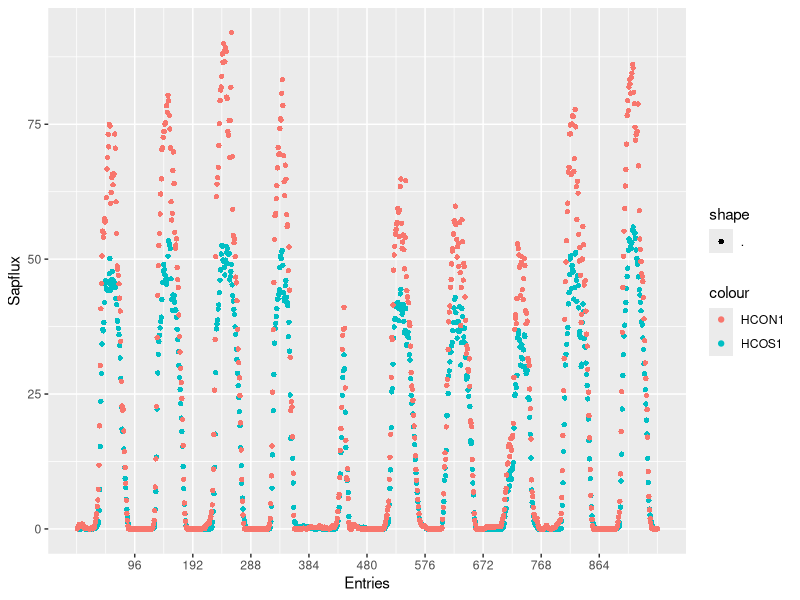
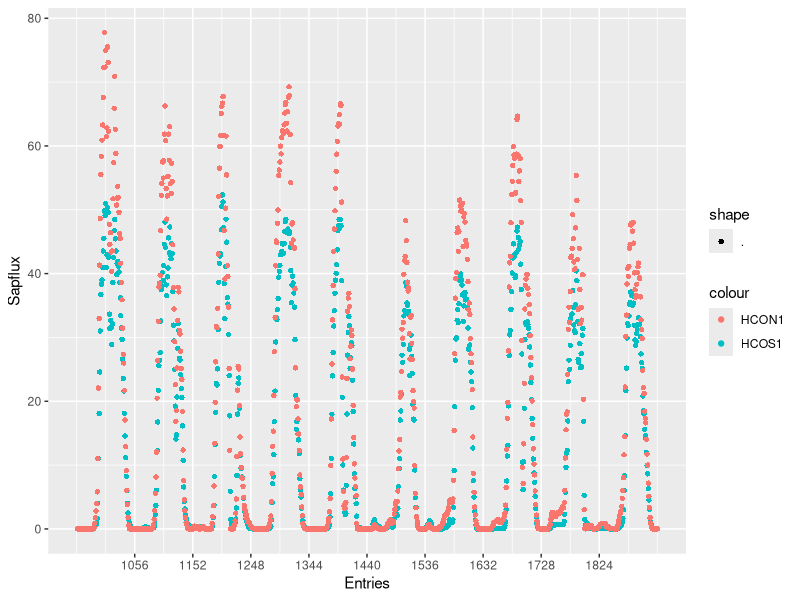
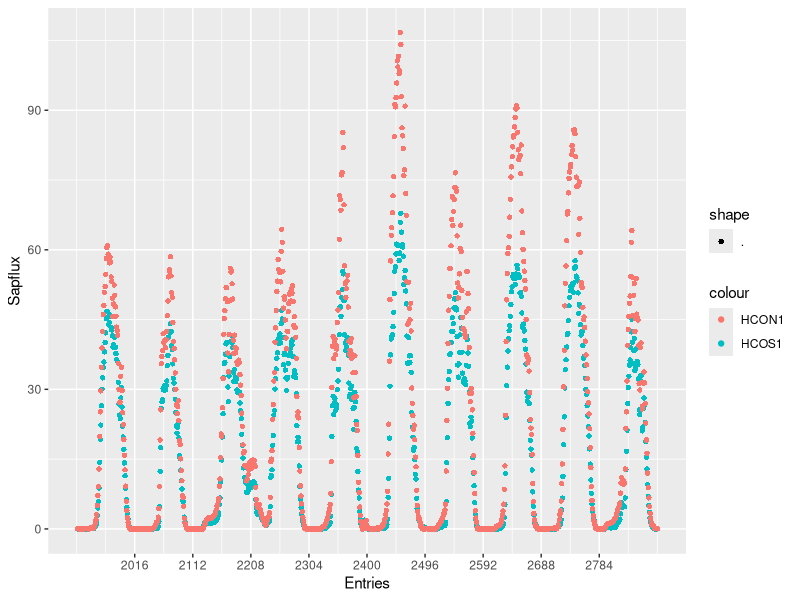
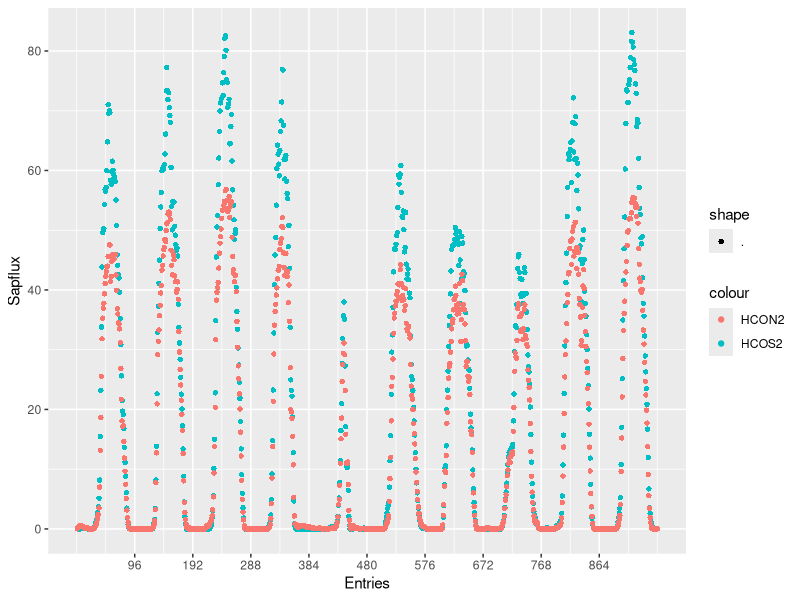
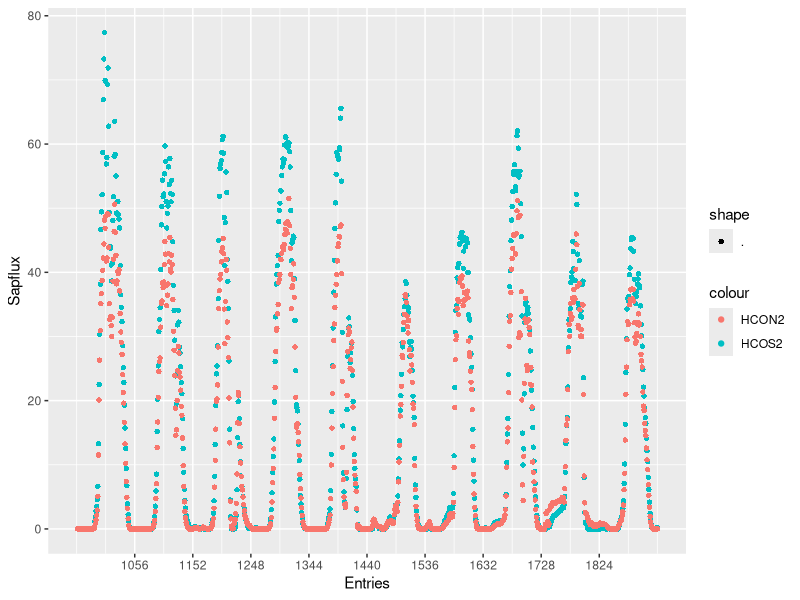
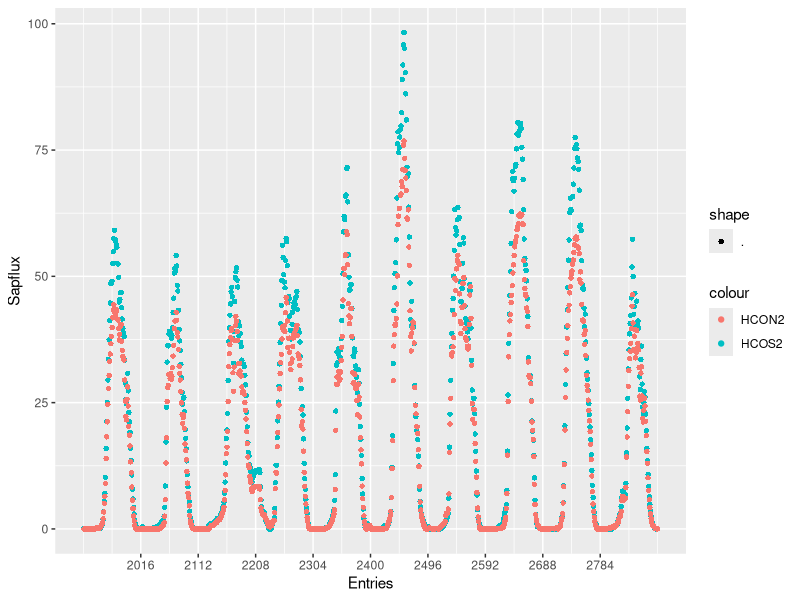
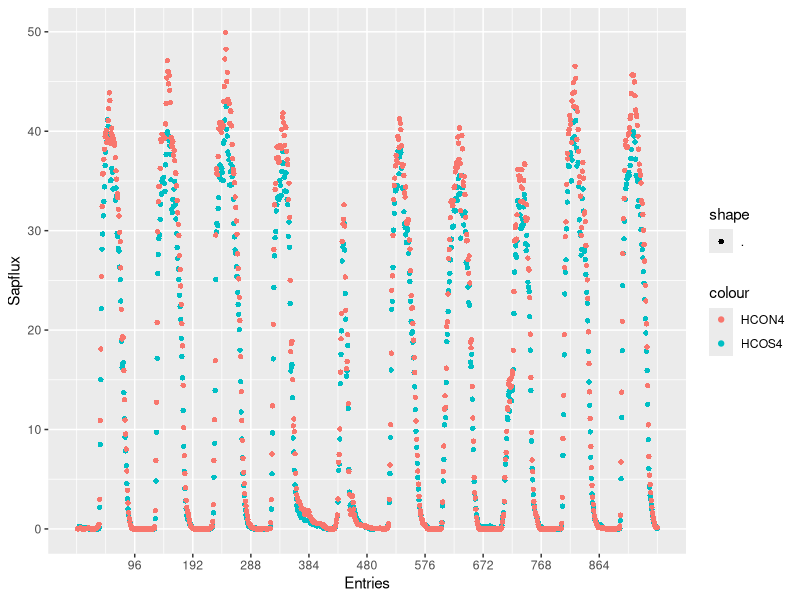
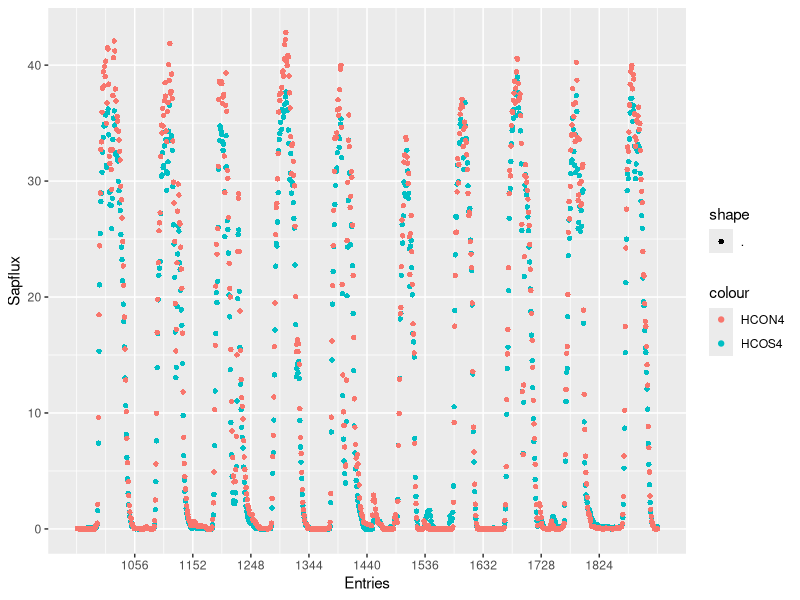

These figures' R source, in order: (Note: this script raises an error after producing the figures.)
## ---- chunk 1
knitr::opts_chunk$set(echo = TRUE)
library("dplyr")
library("tidyverse")
library("lubridate")

getwd()
raw1<-read.csv("../Data/Processed/KtoSap/Sap1.csv")
raw2<-read.csv("../Data/Processed/KtoSap/Sap2.csv")
raw3<-read.csv("../Data/Processed/KtoSap/Sap3.csv")
raw4<-read.csv("../Data/Processed/KtoSap/Sap4.csv")

## ---- chunk 2
raw1$Date<-as.Date(raw1$Date, format = "%m/%d/%Y")
raw2$Date<-as.Date(raw2$Date, format = "%m/%d/%Y")
raw3$Date<-as.Date(raw3$Date, format = "%m/%d/%Y")
raw4$Date<-as.Date(raw4$Date, format = "%m/%d/%Y")

raw1<-raw1%>%mutate_if(is.character, as.numeric)
raw2<-raw2%>%mutate_if(is.character, as.numeric)
raw3<-raw3%>%mutate_if(is.character, as.numeric)
raw4<-raw4%>%mutate_if(is.character, as.numeric)
## ---- chunk 3
S1.f10<-raw1[1:960,]
S1.s10<-raw1[961:1920,]
S1.t10<-raw1[1921:2880,]

HCO1.1<-ggplot(S1.f10, aes(Index))+
  scale_x_continuous(breaks = c(96,192,288,384,480,576,672,768,864))+
  geom_point(aes(y=HCOS1, color = "HCOS1",shape = "."))+
  geom_point(aes(y=HCON1, color = "HCON1",shape = "."))+
  #geom_point(aes(y=VPD*30, color = "VPD", shape = "."))+
  xlab("Entries")+ylab("Sapflux")
HCO1.1
ggsave("../Data/Plots/NS/S1/HCO1.1.jpg", HCO1.1, height = 2, width = 45, units = "in", dpi = 500)

HCO1.2<-ggplot(S1.s10, aes(Index))+
  scale_x_continuous(breaks = c(1056,1152,1248,1344,1440,1536,1632,1728,1824))+
  geom_point(aes(y=HCOS1, color = "HCOS1",shape = "."))+
  geom_point(aes(y=HCON1, color = "HCON1",shape = "."))+
  #geom_point(aes(y=VPD*30, color = "VPD", shape = "."))+
  xlab("Entries")+ylab("Sapflux")
HCO1.2
ggsave("../Data/Plots/NS/S1/HCO1.2.jpg", HCO1.2, height = 2, width = 45, units = "in", dpi = 500)

HCO1.3<-ggplot(S1.t10, aes(Index))+
  scale_x_continuous(breaks = c(2016,2112,2208,2304,2400,2496,2592,2688,2784))+
  geom_point(aes(y=HCOS1, color = "HCOS1",shape = "."))+
  geom_point(aes(y=HCON1, color = "HCON1",shape = "."))+
  #geom_point(aes(y=VPD*30, color = "VPD", shape = "."))+
  xlab("Entries")+ylab("Sapflux")
HCO1.3
ggsave("../Data/Plots/NS/S1/HCO1.3.jpg", HCO1.3, height = 2, width = 45, units = "in", dpi = 500)




HCO2.1<-ggplot(S1.f10, aes(Index))+
  scale_x_continuous(breaks = c(96,192,288,384,480,576,672,768,864))+
  geom_point(aes(y=HCOS2, color = "HCOS2",shape = "."))+
  geom_point(aes(y=HCON2, color = "HCON2",shape = "."))+
  #geom_point(aes(y=VPD*30, color = "VPD", shape = "."))+
  xlab("Entries")+ylab("Sapflux")
HCO2.1
ggsave("../Data/Plots/NS/S1/HCO2.1.jpg", HCO2.1, height = 2, width = 45, units = "in", dpi = 500)

HCO2.2<-ggplot(S1.s10, aes(Index))+
  scale_x_continuous(breaks = c(1056,1152,1248,1344,1440,1536,1632,1728,1824))+
  geom_point(aes(y=HCOS2, color = "HCOS2",shape = "."))+
  geom_point(aes(y=HCON2, color = "HCON2",shape = "."))+
  #geom_point(aes(y=VPD*30, color = "VPD", shape = "."))+
  xlab("Entries")+ylab("Sapflux")
HCO2.2
ggsave("../Data/Plots/NS/S1/HCO2.2.jpg", HCO2.2, height = 2, width = 45, units = "in", dpi = 500)

HCO2.3<-ggplot(S1.t10, aes(Index))+
  scale_x_continuous(breaks = c(2016,2112,2208,2304,2400,2496,2592,2688,2784))+
  geom_point(aes(y=HCOS2, color = "HCOS2",shape = "."))+
  geom_point(aes(y=HCON2, color = "HCON2",shape = "."))+
  #geom_point(aes(y=VPD*30, color = "VPD", shape = "."))+
  xlab("Entries")+ylab("Sapflux")
HCO2.3
ggsave("../Data/Plots/NS/S1/HCO2.3.jpg", HCO2.3, height = 2, width = 45, units = "in", dpi = 500)



HCO4.1<-ggplot(S1.f10, aes(Index))+
  scale_x_continuous(breaks = c(96,192,288,384,480,576,672,768,864))+
  geom_point(aes(y=HCOS4, color = "HCOS4",shape = "."))+
  geom_point(aes(y=HCON4, color = "HCON4",shape = "."))+
  #geom_point(aes(y=VPD*30, color = "VPD", shape = "."))+
  xlab("Entries")+ylab("Sapflux")
HCO4.1
ggsave("../Data/Plots/NS/S1/HCO4.1.jpg", HCO4.1, height = 2, width = 45, units = "in", dpi = 500)

HCO4.2<-ggplot(S1.s10, aes(Index))+
  scale_x_continuous(breaks = c(1056,1152,1248,1344,1440,1536,1632,1728,1824))+
  geom_point(aes(y=HCOS4, color = "HCOS4",shape = "."))+
  geom_point(aes(y=HCON4, color = "HCON4",shape = "."))+
  #geom_point(aes(y=VPD*30, color = "VPD", shape = "."))+
  xlab("Entries")+ylab("Sapflux")
HCO4.2
ggsave("../Data/Plots/NS/S1/HCO4.2.jpg", HCO4.2, height = 2, width = 45, units = "in", dpi = 500)

HCO4.3<-ggplot(S1.t10, aes(Index))+
  scale_x_continuous(breaks = c(2016,2112,2208,2304,2400,2496,2592,2688,2784))+
  geom_point(aes(y=HCOS4, color = "HCOS4",shape = "."))+
  geom_point(aes(y=HCON4, color = "HCON4",shape = "."))+
  #geom_point(aes(y=VPD*30, color = "VPD", shape = "."))+
  xlab("Entries")+ylab("Sapflux")
HCO4.3
ggsave("../Data/Plots/NS/S1/HCO4.3.jpg", HCO4.3, height = 2, width = 45, units = "in", dpi = 500)


HCO6.1<-ggplot(S1.f10, aes(Index))+
  scale_x_continuous(breaks = c(96,192,288,384,480,576,672,768,864))+
  geom_point(aes(y=HCOS6, color = "HCOS6",shape = "."))+
  geom_point(aes(y=HCON6, color = "HCON6",shape = "."))+
  #geom_point(aes(y=VPD*30, color = "VPD", shape = "."))+
  xlab("Entries")+ylab("Sapflux")
HCO6.1
ggsave("../Data/Plots/NS/S1/HCO6.1.jpg", HCO6.1, height = 2, width = 45, units = "in", dpi = 500)

HCO6.2<-ggplot(S1.s10, aes(Index))+
  scale_x_continuous(breaks = c(1056,1152,1248,1344,1440,1536,1632,1728,1824))+
  geom_point(aes(y=HCOS6, color = "HCOS6",shape = "."))+
  geom_point(aes(y=HCON6, color = "HCON6",shape = "."))+
  #geom_point(aes(y=VPD*30, color = "VPD", shape = "."))+
  xlab("Entries")+ylab("Sapflux")
HCO6.2
ggsave("../Data/Plots/NS/S1/HCO6.2.jpg", HCO6.2, height = 2, width = 45, units = "in", dpi = 500)

HCO6.3<-ggplot(S1.t10, aes(Index))+
  scale_x_continuous(breaks = c(2016,2112,2208,2304,2400,2496,2592,2688,2784))+
  geom_point(aes(y=HCOS6, color = "HCOS6",shape = "."))+
  geom_point(aes(y=HCON6, color = "HCON6",shape = "."))+
  #geom_point(aes(y=VPD*30, color = "VPD", shape = "."))+
  xlab("Entries")+ylab("Sapflux")
HCO6.3
ggsave("../Data/Plots/NS/S1/HCO6.3.jpg", HCO6.3, height = 2, width = 45, units = "in", dpi = 500)


HCO8.1<-ggplot(S1.f10, aes(Index))+
  scale_x_continuous(breaks = c(96,192,288,384,480,576,672,768,864))+
  geom_point(aes(y=HCOS8, color = "HCOS8",shape = "."))+
  geom_point(aes(y=HCON8, color = "HCON8",shape = "."))+
  #geom_point(aes(y=VPD*30, color = "VPD", shape = "."))+
  xlab("Entries")+ylab("Sapflux")
HCO8.1
ggsave("../Data/Plots/NS/S1/HCO8.1.jpg", HCO8.1, height = 2, width = 45, units = "in", dpi = 500)

HCO8.2<-ggplot(S1.s10, aes(Index))+
  scale_x_continuous(breaks = c(1056,1152,1248,1344,1440,1536,1632,1728,1824))+
  geom_point(aes(y=HCOS8, color = "HCOS8",shape = "."))+
  geom_point(aes(y=HCON8, color = "HCON8",shape = "."))+
  #geom_point(aes(y=VPD*30, color = "VPD", shape = "."))+
  xlab("Entries")+ylab("Sapflux")
HCO8.2
ggsave("../Data/Plots/NS/S1/HCO8.2.jpg", HCO8.2, height = 2, width = 45, units = "in", dpi = 500)

HCO8.3<-ggplot(S1.t10, aes(Index))+
  scale_x_continuous(breaks = c(2016,2112,2208,2304,2400,2496,2592,2688,2784))+
  geom_point(aes(y=HCOS8, color = "HCOS8",shape = "."))+
  geom_point(aes(y=HCON8, color = "HCON8",shape = "."))+
  #geom_point(aes(y=VPD*30, color = "VPD", shape = "."))+
  xlab("Entries")+ylab("Sapflux")
HCO8.3
ggsave("../Data/Plots/NS/S1/HCO8.3.jpg", HCO8.3, height = 2, width = 45, units = "in", dpi = 500)
## ---- chunk 4
LOO10.1<-ggplot(S1.f10, aes(Index))+
  scale_x_continuous(breaks = c(96,192,288,384,480,576,672,768,864))+
  geom_point(aes(y=LOOS10, color = "LOOS10",shape = "."))+
  geom_point(aes(y=LOON10, color = "LOON10",shape = "."))+
  #geom_point(aes(y=VPD*30, color = "VPD", shape = "."))+
  xlab("Entries")+ylab("Sapflux")
LOO10.1
ggsave("../Data/Plots/NS/S1/LOO10.1.jpg", LOO10.1, height = 2, width = 45, units = "in", dpi = 500)

LOO10.2<-ggplot(S1.s10, aes(Index))+
  scale_x_continuous(breaks = c(1056,1152,1248,1344,1440,1536,1632,1728,1824))+
  geom_point(aes(y=LOOS10, color = "LOOS10",shape = "."))+
  geom_point(aes(y=LOON10, color = "LOON10",shape = "."))+
  #geom_point(aes(y=VPD*30, color = "VPD", shape = "."))+
  xlab("Entries")+ylab("Sapflux")
LOO10.2
ggsave("../Data/Plots/NS/S1/LOO10.2.jpg", LOO10.2, height = 2, width = 45, units = "in", dpi = 500)

LOO10.3<-ggplot(S1.t10, aes(Index))+
  scale_x_continuous(breaks = c(2016,2112,2208,2304,2400,2496,2592,2688,2784))+
  geom_point(aes(y=LOOS10, color = "LOOS10",shape = "."))+
  geom_point(aes(y=LOON10, color = "LOON10",shape = "."))+
  #geom_point(aes(y=VPD*30, color = "VPD", shape = "."))+
  xlab("Entries")+ylab("Sapflux")
LOO10.3
ggsave("../Data/Plots/NS/S1/LOO10.3.jpg", LOO10.3, height = 2, width = 45, units = "in", dpi = 500)




LOO11.1<-ggplot(S1.f10, aes(Index))+
  scale_x_continuous(breaks = c(96,192,288,384,480,576,672,768,864))+
  geom_point(aes(y=LOOS11, color = "LOOS11",shape = "."))+
  geom_point(aes(y=LOON11, color = "LOON11",shape = "."))+
  #geom_point(aes(y=VPD*30, color = "VPD", shape = "."))+
  xlab("Entries")+ylab("Sapflux")
LOO11.1
ggsave("../Data/Plots/NS/S1/LOO11.1.jpg", LOO11.1, height = 2, width = 45, units = "in", dpi = 500)

LOO11.2<-ggplot(S1.s10, aes(Index))+
  scale_x_continuous(breaks = c(1056,1152,1248,1344,1440,1536,1632,1728,1824))+
  geom_point(aes(y=LOOS11, color = "LOOS11",shape = "."))+
  geom_point(aes(y=LOON11, color = "LOON11",shape = "."))+
  #geom_point(aes(y=VPD*30, color = "VPD", shape = "."))+
  xlab("Entries")+ylab("Sapflux")
LOO11.2
ggsave("../Data/Plots/NS/S1/LOO11.2.jpg", LOO11.2, height = 2, width = 45, units = "in", dpi = 500)

LOO11.3<-ggplot(S1.t10, aes(Index))+
  scale_x_continuous(breaks = c(2016,2112,2208,2304,2400,2496,2592,2688,2784))+
  geom_point(aes(y=LOOS11, color = "LOOS11",shape = "."))+
  geom_point(aes(y=LOON11, color = "LOON11",shape = "."))+
  #geom_point(aes(y=VPD*30, color = "VPD", shape = "."))+
  xlab("Entries")+ylab("Sapflux")
LOO11.3
ggsave("../Data/Plots/NS/S1/LOO11.3.jpg", LOO11.3, height = 2, width = 45, units = "in", dpi = 500)




LOO12.1<-ggplot(S1.f10, aes(Index))+
  scale_x_continuous(breaks = c(96,192,288,384,480,576,672,768,864))+
  geom_point(aes(y=LOOS12, color = "LOOS12",shape = "."))+
  geom_point(aes(y=LOON12, color = "LOON12",shape = "."))+
  #geom_point(aes(y=VPD*30, color = "VPD", shape = "."))+
  xlab("Entries")+ylab("Sapflux")
LOO12.1
ggsave("../Data/Plots/NS/S1/LOO12.1.jpg", LOO12.1, height = 2, width = 45, units = "in", dpi = 500)

LOO12.2<-ggplot(S1.s10, aes(Index))+
  scale_x_continuous(breaks = c(1056,1152,1248,1344,1440,1536,1632,1728,1824))+
  geom_point(aes(y=LOOS12, color = "LOOS12",shape = "."))+
  geom_point(aes(y=LOON12, color = "LOON12",shape = "."))+
  #geom_point(aes(y=VPD*30, color = "VPD", shape = "."))+
  xlab("Entries")+ylab("Sapflux")
LOO12.2
ggsave("../Data/Plots/NS/S1/LOO12.2.jpg", LOO12.2, height = 2, width = 45, units = "in", dpi = 500)

LOO12.3<-ggplot(S1.t10, aes(Index))+
  scale_x_continuous(breaks = c(2016,2112,2208,2304,2400,2496,2592,2688,2784))+
  geom_point(aes(y=LOOS12, color = "LOOS12",shape = "."))+
  geom_point(aes(y=LOON12, color = "LOON12",shape = "."))+
  #geom_point(aes(y=VPD*30, color = "VPD", shape = "."))+
  xlab("Entries")+ylab("Sapflux")
LOO12.3
ggsave("../Data/Plots/NS/S1/LOO12.3.jpg", LOO12.3, height = 2, width = 45, units = "in", dpi = 500)




LOO14.1<-ggplot(S1.f10, aes(Index))+
  scale_x_continuous(breaks = c(96,192,288,384,480,576,672,768,864))+
  geom_point(aes(y=LOOS14, color = "LOOS14",shape = "."))+
  geom_point(aes(y=LOON14, color = "LOON14",shape = "."))+
  #geom_point(aes(y=VPD*30, color = "VPD", shape = "."))+
  xlab("Entries")+ylab("Sapflux")
LOO14.1
ggsave("../Data/Plots/NS/S1/LOO14.1.jpg", LOO14.1, height = 2, width = 45, units = "in", dpi = 500)

LOO14.2<-ggplot(S1.s10, aes(Index))+
  scale_x_continuous(breaks = c(1056,1152,1248,1344,1440,1536,1632,1728,1824))+
  geom_point(aes(y=LOOS14, color = "LOOS14",shape = "."))+
  geom_point(aes(y=LOON14, color = "LOON14",shape = "."))+
  #geom_point(aes(y=VPD*30, color = "VPD", shape = "."))+
  xlab("Entries")+ylab("Sapflux")
LOO14.2
ggsave("../Data/Plots/NS/S1/LOO14.2.jpg", LOO14.2, height = 2, width = 45, units = "in", dpi = 500)

LOO14.3<-ggplot(S1.t10, aes(Index))+
  scale_x_continuous(breaks = c(2016,2112,2208,2304,2400,2496,2592,2688,2784))+
  geom_point(aes(y=LOOS14, color = "LOOS14",shape = "."))+
  geom_point(aes(y=LOON14, color = "LOON14",shape = "."))+
  #geom_point(aes(y=VPD*30, color = "VPD", shape = "."))+
  xlab("Entries")+ylab("Sapflux")
LOO14.3
ggsave("../Data/Plots/NS/S1/LOO14.3.jpg", LOO14.3, height = 2, width = 45, units = "in", dpi = 500)





LOO15.1<-ggplot(S1.f10, aes(Index))+
  scale_x_continuous(breaks = c(96,192,288,384,480,576,672,768,864))+
  geom_point(aes(y=LOOS15, color = "LOOS15",shape = "."))+
  geom_point(aes(y=LOON15, color = "LOON15",shape = "."))+
  #geom_point(aes(y=VPD*30, color = "VPD", shape = "."))+
  xlab("Entries")+ylab("Sapflux")
LOO15.1
ggsave("../Data/Plots/NS/S1/LOO15.1.jpg", LOO15.1, height = 2, width = 45, units = "in", dpi = 500)

LOO15.2<-ggplot(S1.s10, aes(Index))+
  scale_x_continuous(breaks = c(1056,1152,1248,1344,1440,1536,1632,1728,1824))+
  geom_point(aes(y=LOOS15, color = "LOOS15",shape = "."))+
  geom_point(aes(y=LOON15, color = "LOON15",shape = "."))+
  #geom_point(aes(y=VPD*30, color = "VPD", shape = "."))+
  xlab("Entries")+ylab("Sapflux")
LOO15.2
ggsave("../Data/Plots/NS/S1/LOO15.2.jpg", LOO15.2, height = 2, width = 45, units = "in", dpi = 500)

LOO15.3<-ggplot(S1.t10, aes(Index))+
  scale_x_continuous(breaks = c(2016,2112,2208,2304,2400,2496,2592,2688,2784))+
  geom_point(aes(y=LOOS15, color = "LOOS15",shape = "."))+
  geom_point(aes(y=LOON15, color = "LOON15",shape = "."))+
  #geom_point(aes(y=VPD*30, color = "VPD", shape = "."))+
  xlab("Entries")+ylab("Sapflux")
LOO15.3
ggsave("../Data/Plots/NS/S1/LOO15.3.jpg", LOO15.3, height = 2, width = 45, units = "in", dpi = 500)





LOO17.1<-ggplot(S1.f10, aes(Index))+
  scale_x_continuous(breaks = c(96,192,288,384,480,576,672,768,864))+
  geom_point(aes(y=LOOS17, color = "LOOS17",shape = "."))+
  geom_point(aes(y=LOON17, color = "LOON17",shape = "."))+
  #geom_point(aes(y=VPD*30, color = "VPD", shape = "."))+
  xlab("Entries")+ylab("Sapflux")
LOO17.1
ggsave("../Data/Plots/NS/S1/LOO17.1.jpg", LOO17.1, height = 2, width = 45, units = "in", dpi = 500)

LOO17.2<-ggplot(S1.s10, aes(Index))+
  scale_x_continuous(breaks = c(1056,1152,1248,1344,1440,1536,1632,1728,1824))+
  geom_point(aes(y=LOOS17, color = "LOOS17",shape = "."))+
  geom_point(aes(y=LOON17, color = "LOON17",shape = "."))+
  #geom_point(aes(y=VPD*30, color = "VPD", shape = "."))+
  xlab("Entries")+ylab("Sapflux")
LOO17.2
ggsave("../Data/Plots/NS/S1/LOO17.2.jpg", LOO17.2, height = 2, width = 45, units = "in", dpi = 500)

LOO17.3<-ggplot(S1.t10, aes(Index))+
  scale_x_continuous(breaks = c(2016,2112,2208,2304,2400,2496,2592,2688,2784))+
  geom_point(aes(y=LOOS17, color = "LOOS17",shape = "."))+
  geom_point(aes(y=LOON17, color = "LOON17",shape = "."))+
  #geom_point(aes(y=VPD*30, color = "VPD", shape = "."))+
  xlab("Entries")+ylab("Sapflux")
LOO17.3
ggsave("../Data/Plots/NS/S1/LOO17.3.jpg", LOO17.3, height = 2, width = 45, units = "in", dpi = 500)
## ---- chunk 5
S2.f10<-raw2[1:960,]
S2.s10<-raw2[961:1920,]
S2.t10<-raw2[1921:2880,]

LCO1.1<-ggplot(S2.f10, aes(Index))+
  scale_x_continuous(breaks = c(96,192,288,384,480,576,672,768,864))+
  geom_point(aes(y=LCOS1, color = "LCOS1",shape = "."))+
  geom_point(aes(y=LCON1, color = "LCON1",shape = "."))+
  #geom_point(aes(y=VPD*30, color = "VPD", shape = "."))+
  xlab("Entries")+ylab("Sapflux")
LCO1.1
ggsave("../Data/Plots/NS/S2/LCO1.1.jpg", LCO1.1, height = 2, width = 45, units = "in", dpi = 500)

LCO1.2<-ggplot(S2.s10, aes(Index))+
  scale_x_continuous(breaks = c(1056,1152,1248,1344,1440,1536,1632,1728,1824))+
  geom_point(aes(y=LCOS1, color = "LCOS1",shape = "."))+
  geom_point(aes(y=LCON1, color = "LCON1",shape = "."))+
  #geom_point(aes(y=VPD*30, color = "VPD", shape = "."))+
  xlab("Entries")+ylab("Sapflux")
LCO1.2
ggsave("../Data/Plots/NS/S2/LCO1.2.jpg", LCO1.2, height = 2, width = 45, units = "in", dpi = 500)

LCO1.3<-ggplot(S2.t10, aes(Index))+
  scale_x_continuous(breaks = c(2016,2112,2208,2304,2400,2496,2592,2688,2784))+
  geom_point(aes(y=LCOS1, color = "LCOS1",shape = "."))+
  geom_point(aes(y=LCON1, color = "LCON1",shape = "."))+
  #geom_point(aes(y=VPD*30, color = "VPD", shape = "."))+
  xlab("Entries")+ylab("Sapflux")
LCO1.3
ggsave("../Data/Plots/NS/S2/LCO1.3.jpg", LCO1.3, height = 2, width = 45, units = "in", dpi = 500)





LCO2.1<-ggplot(S2.f10, aes(Index))+
  scale_x_continuous(breaks = c(96,192,288,384,480,576,672,768,864))+
  geom_point(aes(y=LCOS2, color = "LCOS2",shape = "."))+
  geom_point(aes(y=LCON2, color = "LCON2",shape = "."))+
  #geom_point(aes(y=VPD*30, color = "VPD", shape = "."))+
  xlab("Entries")+ylab("Sapflux")
LCO2.1
ggsave("../Data/Plots/NS/S2/LCO2.1.jpg", LCO2.1, height = 2, width = 45, units = "in", dpi = 500)

LCO2.2<-ggplot(S2.s10, aes(Index))+
  scale_x_continuous(breaks = c(1056,1152,1248,1344,1440,1536,1632,1728,1824))+
  geom_point(aes(y=LCOS2, color = "LCOS2",shape = "."))+
  geom_point(aes(y=LCON2, color = "LCON2",shape = "."))+
  #geom_point(aes(y=VPD*30, color = "VPD", shape = "."))+
  xlab("Entries")+ylab("Sapflux")
LCO2.2
ggsave("../Data/Plots/NS/S2/LCO2.2.jpg", LCO2.2, height = 2, width = 45, units = "in", dpi = 500)

LCO2.3<-ggplot(S2.t10, aes(Index))+
  scale_x_continuous(breaks = c(2016,2112,2208,2304,2400,2496,2592,2688,2784))+
  geom_point(aes(y=LCOS2, color = "LCOS2",shape = "."))+
  geom_point(aes(y=LCON2, color = "LCON2",shape = "."))+
  #geom_point(aes(y=VPD*30, color = "VPD", shape = "."))+
  xlab("Entries")+ylab("Sapflux")
LCO2.3
ggsave("../Data/Plots/NS/S2/LCO2.3.jpg", LCO2.3, height = 2, width = 45, units = "in", dpi = 500)






LCO4.1<-ggplot(S2.f10, aes(Index))+
  scale_x_continuous(breaks = c(96,192,288,384,480,576,672,768,864))+
  geom_point(aes(y=LCOS4, color = "LCOS4",shape = "."))+
  geom_point(aes(y=LCON4, color = "LCON4",shape = "."))+
  #geom_point(aes(y=VPD*30, color = "VPD", shape = "."))+
  xlab("Entries")+ylab("Sapflux")
LCO4.1
ggsave("../Data/Plots/NS/S2/LCO4.1.jpg", LCO4.1, height = 2, width = 45, units = "in", dpi = 500)

LCO4.2<-ggplot(S2.s10, aes(Index))+
  scale_x_continuous(breaks = c(1056,1152,1248,1344,1440,1536,1632,1728,1824))+
  geom_point(aes(y=LCOS4, color = "LCOS4",shape = "."))+
  geom_point(aes(y=LCON4, color = "LCON4",shape = "."))+
  #geom_point(aes(y=VPD*30, color = "VPD", shape = "."))+
  xlab("Entries")+ylab("Sapflux")
LCO4.2
ggsave("../Data/Plots/NS/S2/LCO4.2.jpg", LCO4.2, height = 2, width = 45, units = "in", dpi = 500)

LCO4.3<-ggplot(S2.t10, aes(Index))+
  scale_x_continuous(breaks = c(2016,2112,2208,2304,2400,2496,2592,2688,2784))+
  geom_point(aes(y=LCOS4, color = "LCOS4",shape = "."))+
  geom_point(aes(y=LCON4, color = "LCON4",shape = "."))+
  #geom_point(aes(y=VPD*30, color = "VPD", shape = "."))+
  xlab("Entries")+ylab("Sapflux")
LCO4.3
ggsave("../Data/Plots/NS/S2/LCO4.3.jpg", LCO4.3, height = 2, width = 45, units = "in", dpi = 500)






LCO6.1<-ggplot(S2.f10, aes(Index))+
  scale_x_continuous(breaks = c(96,192,288,384,480,576,672,768,864))+
  geom_point(aes(y=LCOS6, color = "LCOS6",shape = "."))+
  geom_point(aes(y=LCON6, color = "LCON6",shape = "."))+
  #geom_point(aes(y=VPD*30, color = "VPD", shape = "."))+
  xlab("Entries")+ylab("Sapflux")
LCO6.1
ggsave("../Data/Plots/NS/S2/LCO6.1.jpg", LCO6.1, height = 2, width = 45, units = "in", dpi = 500)

LCO6.2<-ggplot(S2.s10, aes(Index))+
  scale_x_continuous(breaks = c(1056,1152,1248,1344,1440,1536,1632,1728,1824))+
  geom_point(aes(y=LCOS6, color = "LCOS6",shape = "."))+
  geom_point(aes(y=LCON6, color = "LCON6",shape = "."))+
  #geom_point(aes(y=VPD*30, color = "VPD", shape = "."))+
  xlab("Entries")+ylab("Sapflux")
LCO6.2
ggsave("../Data/Plots/NS/S2/LCO6.2.jpg", LCO6.2, height = 2, width = 45, units = "in", dpi = 500)

LCO6.3<-ggplot(S2.t10, aes(Index))+
  scale_x_continuous(breaks = c(2016,2112,2208,2304,2400,2496,2592,2688,2784))+
  geom_point(aes(y=LCOS6, color = "LCOS6",shape = "."))+
  geom_point(aes(y=LCON6, color = "LCON6",shape = "."))+
  #geom_point(aes(y=VPD*30, color = "VPD", shape = "."))+
  xlab("Entries")+ylab("Sapflux")
LCO6.3
ggsave("../Data/Plots/NS/S2/LCO6.3.jpg", LCO6.3, height = 2, width = 45, units = "in", dpi = 500)




LCO8.1<-ggplot(S2.f10, aes(Index))+
  scale_x_continuous(breaks = c(96,192,288,384,480,576,672,768,864))+
  geom_point(aes(y=LCOS8, color = "LCOS8",shape = "."))+
  geom_point(aes(y=LCON8, color = "LCON8",shape = "."))+
  #geom_point(aes(y=VPD*30, color = "VPD", shape = "."))+
  xlab("Entries")+ylab("Sapflux")
LCO8.1
ggsave("../Data/Plots/NS/S2/LCO8.1.jpg", LCO8.1, height = 2, width = 45, units = "in", dpi = 500)

LCO8.2<-ggplot(S2.s10, aes(Index))+
  scale_x_continuous(breaks = c(1056,1152,1248,1344,1440,1536,1632,1728,1824))+
  geom_point(aes(y=LCOS8, color = "LCOS8",shape = "."))+
  geom_point(aes(y=LCON8, color = "LCON8",shape = "."))+
  #geom_point(aes(y=VPD*30, color = "VPD", shape = "."))+
  xlab("Entries")+ylab("Sapflux")
LCO8.2
ggsave("../Data/Plots/NS/S2/LCO8.2.jpg", LCO8.2, height = 2, width = 45, units = "in", dpi = 500)

LCO8.3<-ggplot(S2.t10, aes(Index))+
  scale_x_continuous(breaks = c(2016,2112,2208,2304,2400,2496,2592,2688,2784))+
  geom_point(aes(y=LCOS8, color = "LCOS8",shape = "."))+
  geom_point(aes(y=LCON8, color = "LCON8",shape = "."))+
  #geom_point(aes(y=VPD*30, color = "VPD", shape = "."))+
  xlab("Entries")+ylab("Sapflux")
LCO8.3
ggsave("../Data/Plots/NS/S2/LCO8.3.jpg", LCO8.3, height = 2, width = 45, units = "in", dpi = 500)


## ---- chunk 6

HOO10.1<-ggplot(S2.f10, aes(Index))+
  scale_x_continuous(breaks = c(96,192,288,384,480,576,672,768,864))+
  geom_point(aes(y=HOOS10, color = "HOOS10",shape = "."))+
  geom_point(aes(y=HOON10, color = "HOON10",shape = "."))+
  #geom_point(aes(y=VPD*30, color = "VPD", shape = "."))+
  xlab("Entries")+ylab("Sapflux")
HOO10.1
ggsave("../Data/Plots/NS/S2/HOO10.1.jpg", HOO10.1, height = 2, width = 45, units = "in", dpi = 500)

HOO10.2<-ggplot(S2.s10, aes(Index))+
  scale_x_continuous(breaks = c(1056,1152,1248,1344,1440,1536,1632,1728,1824))+
  geom_point(aes(y=HOOS10, color = "HOOS10",shape = "."))+
  geom_point(aes(y=HOON10, color = "HOON10",shape = "."))+
  #geom_point(aes(y=VPD*30, color = "VPD", shape = "."))+
  xlab("Entries")+ylab("Sapflux")
HOO10.2
ggsave("../Data/Plots/NS/S2/HOO10.2.jpg", HOO10.2, height = 2, width = 45, units = "in", dpi = 500)

HOO10.3<-ggplot(S2.t10, aes(Index))+
  scale_x_continuous(breaks = c(2016,2112,2208,2304,2400,2496,2592,2688,2784))+
  geom_point(aes(y=HOOS10, color = "HOOS10",shape = "."))+
  geom_point(aes(y=HOON10, color = "HOON10",shape = "."))+
  #geom_point(aes(y=VPD*30, color = "VPD", shape = "."))+
  xlab("Entries")+ylab("Sapflux")
HOO10.3
ggsave("../Data/Plots/NS/S2/HOO10.3.jpg", HOO10.3, height = 2, width = 45, units = "in", dpi = 500)




HOO11.1<-ggplot(S2.f10, aes(Index))+
  scale_x_continuous(breaks = c(96,192,288,384,480,576,672,768,864))+
  geom_point(aes(y=HOOS11, color = "HOOS11",shape = "."))+
  geom_point(aes(y=HOON11, color = "HOON11",shape = "."))+
  #geom_point(aes(y=VPD*30, color = "VPD", shape = "."))+
  xlab("Entries")+ylab("Sapflux")
HOO11.1
ggsave("../Data/Plots/NS/S2/HOO11.1.jpg", HOO11.1, height = 2, width = 45, units = "in", dpi = 500)

HOO11.2<-ggplot(S2.s10, aes(Index))+
  scale_x_continuous(breaks = c(1056,1152,1248,1344,1440,1536,1632,1728,1824))+
  geom_point(aes(y=HOOS11, color = "HOOS11",shape = "."))+
  geom_point(aes(y=HOON11, color = "HOON11",shape = "."))+
  #geom_point(aes(y=VPD*30, color = "VPD", shape = "."))+
  xlab("Entries")+ylab("Sapflux")
HOO11.2
ggsave("../Data/Plots/NS/S2/HOO11.2.jpg", HOO11.2, height = 2, width = 45, units = "in", dpi = 500)

HOO11.3<-ggplot(S2.t10, aes(Index))+
  scale_x_continuous(breaks = c(2016,2112,2208,2304,2400,2496,2592,2688,2784))+
  geom_point(aes(y=HOOS11, color = "HOOS11",shape = "."))+
  geom_point(aes(y=HOON11, color = "HOON11",shape = "."))+
  #geom_point(aes(y=VPD*30, color = "VPD", shape = "."))+
  xlab("Entries")+ylab("Sapflux")
HOO11.3
ggsave("../Data/Plots/NS/S2/HOO11.3.jpg", HOO11.3, height = 2, width = 45, units = "in", dpi = 500)




HOO12.1<-ggplot(S2.f10, aes(Index))+
  scale_x_continuous(breaks = c(96,192,288,384,480,576,672,768,864))+
  geom_point(aes(y=HOOS12, color = "HOOS12",shape = "."))+
  geom_point(aes(y=HOON12, color = "HOON12",shape = "."))+
  #geom_point(aes(y=VPD*30, color = "VPD", shape = "."))+
  xlab("Entries")+ylab("Sapflux")
HOO12.1
ggsave("../Data/Plots/NS/S2/HOO12.1.jpg", HOO12.1, height = 2, width = 45, units = "in", dpi = 500)

HOO12.2<-ggplot(S2.s10, aes(Index))+
  scale_x_continuous(breaks = c(1056,1152,1248,1344,1440,1536,1632,1728,1824))+
  geom_point(aes(y=HOOS12, color = "HOOS12",shape = "."))+
  geom_point(aes(y=HOON12, color = "HOON12",shape = "."))+
  #geom_point(aes(y=VPD*30, color = "VPD", shape = "."))+
  xlab("Entries")+ylab("Sapflux")
HOO12.2
ggsave("../Data/Plots/NS/S2/HOO12.2.jpg", HOO12.2, height = 2, width = 45, units = "in", dpi = 500)

HOO12.3<-ggplot(S2.t10, aes(Index))+
  scale_x_continuous(breaks = c(2016,2112,2208,2304,2400,2496,2592,2688,2784))+
  geom_point(aes(y=HOOS12, color = "HOOS12",shape = "."))+
  geom_point(aes(y=HOON12, color = "HOON12",shape = "."))+
  #geom_point(aes(y=VPD*30, color = "VPD", shape = "."))+
  xlab("Entries")+ylab("Sapflux")
HOO12.3
ggsave("../Data/Plots/NS/S2/HOO12.3.jpg", HOO12.3, height = 2, width = 45, units = "in", dpi = 500)





HOO14.1<-ggplot(S2.f10, aes(Index))+
  scale_x_continuous(breaks = c(96,192,288,384,480,576,672,768,864))+
  geom_point(aes(y=HOOS14, color = "HOOS14",shape = "."))+
  geom_point(aes(y=HOON14, color = "HOON14",shape = "."))+
  #geom_point(aes(y=VPD*30, color = "VPD", shape = "."))+
  xlab("Entries")+ylab("Sapflux")
HOO14.1
ggsave("../Data/Plots/NS/S2/HOO14.1.jpg", HOO14.1, height = 2, width = 45, units = "in", dpi = 500)

HOO14.2<-ggplot(S2.s10, aes(Index))+
  scale_x_continuous(breaks = c(1056,1152,1248,1344,1440,1536,1632,1728,1824))+
  geom_point(aes(y=HOOS14, color = "HOOS14",shape = "."))+
  geom_point(aes(y=HOON14, color = "HOON14",shape = "."))+
  #geom_point(aes(y=VPD*30, color = "VPD", shape = "."))+
  xlab("Entries")+ylab("Sapflux")
HOO14.2
ggsave("../Data/Plots/NS/S2/HOO14.2.jpg", HOO14.2, height = 2, width = 45, units = "in", dpi = 500)

HOO14.3<-ggplot(S2.t10, aes(Index))+
  scale_x_continuous(breaks = c(2016,2112,2208,2304,2400,2496,2592,2688,2784))+
  geom_point(aes(y=HOOS14, color = "HOOS14",shape = "."))+
  geom_point(aes(y=HOON14, color = "HOON14",shape = "."))+
  #geom_point(aes(y=VPD*30, color = "VPD", shape = "."))+
  xlab("Entries")+ylab("Sapflux")
HOO14.3
ggsave("../Data/Plots/NS/S2/HOO14.3.jpg", HOO14.3, height = 2, width = 45, units = "in", dpi = 500)





HOO16.1<-ggplot(S2.f10, aes(Index))+
  scale_x_continuous(breaks = c(96,192,288,384,480,576,672,768,864))+
  geom_point(aes(y=HOOS16, color = "HOOS16",shape = "."))+
  geom_point(aes(y=HOON16, color = "HOON16",shape = "."))+
  #geom_point(aes(y=VPD*30, color = "VPD", shape = "."))+
  xlab("Entries")+ylab("Sapflux")
HOO16.1
ggsave("../Data/Plots/NS/S2/HOO16.1.jpg", HOO16.1, height = 2, width = 45, units = "in", dpi = 500)

HOO16.2<-ggplot(S2.s10, aes(Index))+
  scale_x_continuous(breaks = c(1056,1152,1248,1344,1440,1536,1632,1728,1824))+
  geom_point(aes(y=HOOS16, color = "HOOS16",shape = "."))+
  geom_point(aes(y=HOON16, color = "HOON16",shape = "."))+
  #geom_point(aes(y=VPD*30, color = "VPD", shape = "."))+
  xlab("Entries")+ylab("Sapflux")
HOO16.2
ggsave("../Data/Plots/NS/S2/HOO16.2.jpg", HOO16.2, height = 2, width = 45, units = "in", dpi = 500)

HOO16.3<-ggplot(S2.t10, aes(Index))+
  scale_x_continuous(breaks = c(2016,2112,2208,2304,2400,2496,2592,2688,2784))+
  geom_point(aes(y=HOOS16, color = "HOOS16",shape = "."))+
  geom_point(aes(y=HOON16, color = "HOON16",shape = "."))+
  #geom_point(aes(y=VPD*30, color = "VPD", shape = "."))+
  xlab("Entries")+ylab("Sapflux")
HOO16.3
ggsave("../Data/Plots/NS/S2/HOO16.3.jpg", HOO16.3, height = 2, width = 45, units = "in", dpi = 500)



HOO17.1<-ggplot(S2.f10, aes(Index))+
  scale_x_continuous(breaks = c(96,192,288,384,480,576,672,768,864))+
  geom_point(aes(y=HOOS17, color = "HOOS17",shape = "."))+
  geom_point(aes(y=HOON17, color = "HOON17",shape = "."))+
  #geom_point(aes(y=VPD*30, color = "VPD", shape = "."))+
  xlab("Entries")+ylab("Sapflux")
HOO17.1
ggsave("../Data/Plots/NS/S2/HOO17.1.jpg", HOO17.1, height = 2, width = 45, units = "in", dpi = 500)

HOO17.2<-ggplot(S2.s10, aes(Index))+
  scale_x_continuous(breaks = c(1056,1152,1248,1344,1440,1536,1632,1728,1824))+
  geom_point(aes(y=HOOS17, color = "HOOS17",shape = "."))+
  geom_point(aes(y=HOON17, color = "HOON17",shape = "."))+
  #geom_point(aes(y=VPD*30, color = "VPD", shape = "."))+
  xlab("Entries")+ylab("Sapflux")
HOO17.2
ggsave("../Data/Plots/NS/S2/HOO17.2.jpg", HOO17.2, height = 2, width = 45, units = "in", dpi = 500)

HOO17.3<-ggplot(S2.t10, aes(Index))+
  scale_x_continuous(breaks = c(2016,2112,2208,2304,2400,2496,2592,2688,2784))+
  geom_point(aes(y=HOOS17, color = "HOOS17",shape = "."))+
  geom_point(aes(y=HOON17, color = "HOON17",shape = "."))+
  #geom_point(aes(y=VPD*30, color = "VPD", shape = "."))+
  xlab("Entries")+ylab("Sapflux")
HOO17.3
ggsave("../Data/Plots/NS/S2/HOO17.3.jpg", HOO17.3, height = 2, width = 45, units = "in", dpi = 500)


## ---- chunk 7
S3.f10<-raw3[1:960,]
S3.s10<-raw3[961:1920,]
S3.t10<-raw3[1921:2880,]


LAO1.1<-ggplot(S3.f10, aes(Index))+
  scale_x_continuous(breaks = c(96,192,288,384,480,576,672,768,864))+
  geom_point(aes(y=LAOS1, color = "LAOS1",shape = "."))+
  geom_point(aes(y=LAON1, color = "LAON1",shape = "."))+
  #geom_point(aes(y=VPD*30, color = "VPD", shape = "."))+
  xlab("Entries")+ylab("Sapflux")
LAO1.1
ggsave("../Data/Plots/NS/S3/LAO1.1.jpg", LAO1.1, height = 2, width = 45, units = "in", dpi = 500)

LAO1.2<-ggplot(S3.s10, aes(Index))+
  scale_x_continuous(breaks = c(1056,1152,1248,1344,1440,1536,1632,1728,1824))+
  geom_point(aes(y=LAOS1, color = "LAOS1",shape = "."))+
  geom_point(aes(y=LAON1, color = "LAON1",shape = "."))+
  #geom_point(aes(y=VPD*30, color = "VPD", shape = "."))+
  xlab("Entries")+ylab("Sapflux")
LAO1.2
ggsave("../Data/Plots/NS/S3/LAO1.2.jpg", LAO1.2, height = 2, width = 45, units = "in", dpi = 500)

LAO1.3<-ggplot(S3.t10, aes(Index))+
  scale_x_continuous(breaks = c(2016,2112,2208,2304,2400,2496,2592,2688,2784))+
  geom_point(aes(y=LAOS1, color = "LAOS1",shape = "."))+
  geom_point(aes(y=LAON1, color = "LAON1",shape = "."))+
  #geom_point(aes(y=VPD*30, color = "VPD", shape = "."))+
  xlab("Entries")+ylab("Sapflux")
LAO1.3
ggsave("../Data/Plots/NS/S3/LAO1.3.jpg", LAO1.3, height = 2, width = 45, units = "in", dpi = 500)





LAO2.1<-ggplot(S3.f10, aes(Index))+
  scale_x_continuous(breaks = c(96,192,288,384,480,576,672,768,864))+
  geom_point(aes(y=LAOS2, color = "LAOS2",shape = "."))+
  geom_point(aes(y=LAON2, color = "LAON2",shape = "."))+
  #geom_point(aes(y=VPD*30, color = "VPD", shape = "."))+
  xlab("Entries")+ylab("Sapflux")
LAO2.1
ggsave("../Data/Plots/NS/S3/LAO2.1.jpg", LAO2.1, height = 2, width = 45, units = "in", dpi = 500)

LAO2.2<-ggplot(S3.s10, aes(Index))+
  scale_x_continuous(breaks = c(1056,1152,1248,1344,1440,1536,1632,1728,1824))+
  geom_point(aes(y=LAOS2, color = "LAOS2",shape = "."))+
  geom_point(aes(y=LAON2, color = "LAON2",shape = "."))+
  #geom_point(aes(y=VPD*30, color = "VPD", shape = "."))+
  xlab("Entries")+ylab("Sapflux")
LAO2.2
ggsave("../Data/Plots/NS/S3/LAO2.2.jpg", LAO2.2, height = 2, width = 45, units = "in", dpi = 500)

LAO2.3<-ggplot(S3.t10, aes(Index))+
  scale_x_continuous(breaks = c(2016,2112,2208,2304,2400,2496,2592,2688,2784))+
  geom_point(aes(y=LAOS2, color = "LAOS2",shape = "."))+
  geom_point(aes(y=LAON2, color = "LAON2",shape = "."))+
  #geom_point(aes(y=VPD*30, color = "VPD", shape = "."))+
  xlab("Entries")+ylab("Sapflux")
LAO2.3
ggsave("../Data/Plots/NS/S3/LAO2.3.jpg", LAO2.3, height = 2, width = 45, units = "in", dpi = 500)






LAO4.1<-ggplot(S3.f10, aes(Index))+
  scale_x_continuous(breaks = c(96,192,288,384,480,576,672,768,864))+
  geom_point(aes(y=LAOS4, color = "LAOS4",shape = "."))+
  geom_point(aes(y=LAON4, color = "LAON4",shape = "."))+
  #geom_point(aes(y=VPD*30, color = "VPD", shape = "."))+
  xlab("Entries")+ylab("Sapflux")
LAO4.1
ggsave("../Data/Plots/NS/S3/LAO4.1.jpg", LAO4.1, height = 2, width = 45, units = "in", dpi = 500)

LAO4.2<-ggplot(S3.s10, aes(Index))+
  scale_x_continuous(breaks = c(1056,1152,1248,1344,1440,1536,1632,1728,1824))+
  geom_point(aes(y=LAOS4, color = "LAOS4",shape = "."))+
  geom_point(aes(y=LAON4, color = "LAON4",shape = "."))+
  #geom_point(aes(y=VPD*30, color = "VPD", shape = "."))+
  xlab("Entries")+ylab("Sapflux")
LAO4.2
ggsave("../Data/Plots/NS/S3/LAO4.2.jpg", LAO4.2, height = 2, width = 45, units = "in", dpi = 500)

LAO4.3<-ggplot(S3.t10, aes(Index))+
  scale_x_continuous(breaks = c(2016,2112,2208,2304,2400,2496,2592,2688,2784))+
  geom_point(aes(y=LAOS4, color = "LAOS4",shape = "."))+
  geom_point(aes(y=LAON4, color = "LAON4",shape = "."))+
  #geom_point(aes(y=VPD*30, color = "VPD", shape = "."))+
  xlab("Entries")+ylab("Sapflux")
LAO4.3
ggsave("../Data/Plots/NS/S3/LAO4.3.jpg", LAO4.3, height = 2, width = 45, units = "in", dpi = 500)






LAO6.1<-ggplot(S3.f10, aes(Index))+
  scale_x_continuous(breaks = c(96,192,288,384,480,576,672,768,864))+
  geom_point(aes(y=LAOS6, color = "LAOS6",shape = "."))+
  geom_point(aes(y=LAON6, color = "LAON6",shape = "."))+
  #geom_point(aes(y=VPD*30, color = "VPD", shape = "."))+
  xlab("Entries")+ylab("Sapflux")
LAO6.1
ggsave("../Data/Plots/NS/S3/LAO6.1.jpg", LAO6.1, height = 2, width = 45, units = "in", dpi = 500)

LAO6.2<-ggplot(S3.s10, aes(Index))+
  scale_x_continuous(breaks = c(1056,1152,1248,1344,1440,1536,1632,1728,1824))+
  geom_point(aes(y=LAOS6, color = "LAOS6",shape = "."))+
  geom_point(aes(y=LAON6, color = "LAON6",shape = "."))+
  #geom_point(aes(y=VPD*30, color = "VPD", shape = "."))+
  xlab("Entries")+ylab("Sapflux")
LAO6.2
ggsave("../Data/Plots/NS/S3/LAO6.2.jpg", LAO6.2, height = 2, width = 45, units = "in", dpi = 500)

LAO6.3<-ggplot(S3.t10, aes(Index))+
  scale_x_continuous(breaks = c(2016,2112,2208,2304,2400,2496,2592,2688,2784))+
  geom_point(aes(y=LAOS6, color = "LAOS6",shape = "."))+
  geom_point(aes(y=LAON6, color = "LAON6",shape = "."))+
  #geom_point(aes(y=VPD*30, color = "VPD", shape = "."))+
  xlab("Entries")+ylab("Sapflux")
LAO6.3
ggsave("../Data/Plots/NS/S3/LAO6.3.jpg", LAO6.3, height = 2, width = 45, units = "in", dpi = 500)




LAO8.1<-ggplot(S3.f10, aes(Index))+
  scale_x_continuous(breaks = c(96,192,288,384,480,576,672,768,864))+
  geom_point(aes(y=LAOS8, color = "LAOS8",shape = "."))+
  geom_point(aes(y=LAON8, color = "LAON8",shape = "."))+
  #geom_point(aes(y=VPD*30, color = "VPD", shape = "."))+
  xlab("Entries")+ylab("Sapflux")
LAO8.1
ggsave("../Data/Plots/NS/S3/LAO8.1.jpg", LAO8.1, height = 2, width = 45, units = "in", dpi = 500)

LAO8.2<-ggplot(S3.s10, aes(Index))+
  scale_x_continuous(breaks = c(1056,1152,1248,1344,1440,1536,1632,1728,1824))+
  geom_point(aes(y=LAOS8, color = "LAOS8",shape = "."))+
  geom_point(aes(y=LAON8, color = "LAON8",shape = "."))+
  #geom_point(aes(y=VPD*30, color = "VPD", shape = "."))+
  xlab("Entries")+ylab("Sapflux")
LAO8.2
ggsave("../Data/Plots/NS/S3/LAO8.2.jpg", LAO8.2, height = 2, width = 45, units = "in", dpi = 500)

LAO8.3<-ggplot(S3.t10, aes(Index))+
  scale_x_continuous(breaks = c(2016,2112,2208,2304,2400,2496,2592,2688,2784))+
  geom_point(aes(y=LAOS8, color = "LAOS8",shape = "."))+
  geom_point(aes(y=LAON8, color = "LAON8",shape = "."))+
  #geom_point(aes(y=VPD*30, color = "VPD", shape = "."))+
  xlab("Entries")+ylab("Sapflux")
LAO8.3
ggsave("../Data/Plots/NS/S3/LAO8.3.jpg", LAO8.3, height = 2, width = 45, units = "in", dpi = 500)

## ---- chunk 8

LBO10.1<-ggplot(S3.f10, aes(Index))+
  scale_x_continuous(breaks = c(96,192,288,384,480,576,672,768,864))+
  geom_point(aes(y=LBOS10, color = "LBOS10",shape = "."))+
  geom_point(aes(y=LBON10, color = "LBON10",shape = "."))+
  #geom_point(aes(y=VPD*30, color = "VPD", shape = "."))+
  xlab("Entries")+ylab("Sapflux")
LBO10.1
ggsave("../Data/Plots/NS/S3/LBO10.1.jpg", LBO10.1, height = 2, width = 45, units = "in", dpi = 500)

LBO10.2<-ggplot(S3.s10, aes(Index))+
  scale_x_continuous(breaks = c(1056,1152,1248,1344,1440,1536,1632,1728,1824))+
  geom_point(aes(y=LBOS10, color = "LBOS10",shape = "."))+
  geom_point(aes(y=LBON10, color = "LBON10",shape = "."))+
  #geom_point(aes(y=VPD*30, color = "VPD", shape = "."))+
  xlab("Entries")+ylab("Sapflux")
LBO10.2
ggsave("../Data/Plots/NS/S3/LBO10.2.jpg", LBO10.2, height = 2, width = 45, units = "in", dpi = 500)

LBO10.3<-ggplot(S3.t10, aes(Index))+
  scale_x_continuous(breaks = c(2016,2112,2208,2304,2400,2496,2592,2688,2784))+
  geom_point(aes(y=LBOS10, color = "LBOS10",shape = "."))+
  geom_point(aes(y=LBON10, color = "LBON10",shape = "."))+
  #geom_point(aes(y=VPD*30, color = "VPD", shape = "."))+
  xlab("Entries")+ylab("Sapflux")
LBO10.3
ggsave("../Data/Plots/NS/S3/LBO10.3.jpg", LBO10.3, height = 2, width = 45, units = "in", dpi = 500)




LBO11.1<-ggplot(S3.f10, aes(Index))+
  scale_x_continuous(breaks = c(96,192,288,384,480,576,672,768,864))+
  geom_point(aes(y=LBOS11, color = "LBOS11",shape = "."))+
  geom_point(aes(y=LBON11, color = "LBON11",shape = "."))+
  #geom_point(aes(y=VPD*30, color = "VPD", shape = "."))+
  xlab("Entries")+ylab("Sapflux")
LBO11.1
ggsave("../Data/Plots/NS/S3/LBO11.1.jpg", LBO11.1, height = 2, width = 45, units = "in", dpi = 500)

LBO11.2<-ggplot(S3.s10, aes(Index))+
  scale_x_continuous(breaks = c(1056,1152,1248,1344,1440,1536,1632,1728,1824))+
  geom_point(aes(y=LBOS11, color = "LBOS11",shape = "."))+
  geom_point(aes(y=LBON11, color = "LBON11",shape = "."))+
  #geom_point(aes(y=VPD*30, color = "VPD", shape = "."))+
  xlab("Entries")+ylab("Sapflux")
LBO11.2
ggsave("../Data/Plots/NS/S3/LBO11.2.jpg", LBO11.2, height = 2, width = 45, units = "in", dpi = 500)

LBO11.3<-ggplot(S3.t10, aes(Index))+
  scale_x_continuous(breaks = c(2016,2112,2208,2304,2400,2496,2592,2688,2784))+
  geom_point(aes(y=LBOS11, color = "LBOS11",shape = "."))+
  geom_point(aes(y=LBON11, color = "LBON11",shape = "."))+
  #geom_point(aes(y=VPD*30, color = "VPD", shape = "."))+
  xlab("Entries")+ylab("Sapflux")
LBO11.3
ggsave("../Data/Plots/NS/S3/LBO11.3.jpg", LBO11.3, height = 2, width = 45, units = "in", dpi = 500)




LBO12.1<-ggplot(S3.f10, aes(Index))+
  scale_x_continuous(breaks = c(96,192,288,384,480,576,672,768,864))+
  geom_point(aes(y=LBOS12, color = "LBOS12",shape = "."))+
  geom_point(aes(y=LBON12, color = "LBON12",shape = "."))+
  #geom_point(aes(y=VPD*30, color = "VPD", shape = "."))+
  xlab("Entries")+ylab("Sapflux")
LBO12.1
ggsave("../Data/Plots/NS/S3/LBO12.1.jpg", LBO12.1, height = 2, width = 45, units = "in", dpi = 500)

LBO12.2<-ggplot(S3.s10, aes(Index))+
  scale_x_continuous(breaks = c(1056,1152,1248,1344,1440,1536,1632,1728,1824))+
  geom_point(aes(y=LBOS12, color = "LBOS12",shape = "."))+
  geom_point(aes(y=LBON12, color = "LBON12",shape = "."))+
  #geom_point(aes(y=VPD*30, color = "VPD", shape = "."))+
  xlab("Entries")+ylab("Sapflux")
LBO12.2
ggsave("../Data/Plots/NS/S3/LBO12.2.jpg", LBO12.2, height = 2, width = 45, units = "in", dpi = 500)

LBO12.3<-ggplot(S3.t10, aes(Index))+
  scale_x_continuous(breaks = c(2016,2112,2208,2304,2400,2496,2592,2688,2784))+
  geom_point(aes(y=LBOS12, color = "LBOS12",shape = "."))+
  geom_point(aes(y=LBON12, color = "LBON12",shape = "."))+
  #geom_point(aes(y=VPD*30, color = "VPD", shape = "."))+
  xlab("Entries")+ylab("Sapflux")
LBO12.3
ggsave("../Data/Plots/NS/S3/LBO12.3.jpg", LBO12.3, height = 2, width = 45, units = "in", dpi = 500)





LBO14.1<-ggplot(S3.f10, aes(Index))+
  scale_x_continuous(breaks = c(96,192,288,384,480,576,672,768,864))+
  geom_point(aes(y=LBOS14, color = "LBOS14",shape = "."))+
  geom_point(aes(y=LBON14, color = "LBON14",shape = "."))+
  #geom_point(aes(y=VPD*30, color = "VPD", shape = "."))+
  xlab("Entries")+ylab("Sapflux")
LBO14.1
ggsave("../Data/Plots/NS/S3/LBO14.1.jpg", LBO14.1, height = 2, width = 45, units = "in", dpi = 500)

LBO14.2<-ggplot(S3.s10, aes(Index))+
  scale_x_continuous(breaks = c(1056,1152,1248,1344,1440,1536,1632,1728,1824))+
  geom_point(aes(y=LBOS14, color = "LBOS14",shape = "."))+
  geom_point(aes(y=LBON14, color = "LBON14",shape = "."))+
  #geom_point(aes(y=VPD*30, color = "VPD", shape = "."))+
  xlab("Entries")+ylab("Sapflux")
LBO14.2
ggsave("../Data/Plots/NS/S3/LBO14.2.jpg", LBO14.2, height = 2, width = 45, units = "in", dpi = 500)

LBO14.3<-ggplot(S3.t10, aes(Index))+
  scale_x_continuous(breaks = c(2016,2112,2208,2304,2400,2496,2592,2688,2784))+
  geom_point(aes(y=LBOS14, color = "LBOS14",shape = "."))+
  geom_point(aes(y=LBON14, color = "LBON14",shape = "."))+
  #geom_point(aes(y=VPD*30, color = "VPD", shape = "."))+
  xlab("Entries")+ylab("Sapflux")
LBO14.3
ggsave("../Data/Plots/NS/S3/LBO14.3.jpg", LBO14.3, height = 2, width = 45, units = "in", dpi = 500)





LBO16.1<-ggplot(S3.f10, aes(Index))+
  scale_x_continuous(breaks = c(96,192,288,384,480,576,672,768,864))+
  geom_point(aes(y=LBOS16, color = "LBOS16",shape = "."))+
  geom_point(aes(y=LBON16, color = "LBON16",shape = "."))+
  #geom_point(aes(y=VPD*30, color = "VPD", shape = "."))+
  xlab("Entries")+ylab("Sapflux")
LBO16.1
ggsave("../Data/Plots/NS/S3/LBO16.1.jpg", LBO16.1, height = 2, width = 45, units = "in", dpi = 500)

LBO16.2<-ggplot(S3.s10, aes(Index))+
  scale_x_continuous(breaks = c(1056,1152,1248,1344,1440,1536,1632,1728,1824))+
  geom_point(aes(y=LBOS16, color = "LBOS16",shape = "."))+
  geom_point(aes(y=LBON16, color = "LBON16",shape = "."))+
  #geom_point(aes(y=VPD*30, color = "VPD", shape = "."))+
  xlab("Entries")+ylab("Sapflux")
LBO16.2
ggsave("../Data/Plots/NS/S3/LBO16.2.jpg", LBO16.2, height = 2, width = 45, units = "in", dpi = 500)

LBO16.3<-ggplot(S3.t10, aes(Index))+
  scale_x_continuous(breaks = c(2016,2112,2208,2304,2400,2496,2592,2688,2784))+
  geom_point(aes(y=LBOS16, color = "LBOS16",shape = "."))+
  geom_point(aes(y=LBON16, color = "LBON16",shape = "."))+
  #geom_point(aes(y=VPD*30, color = "VPD", shape = "."))+
  xlab("Entries")+ylab("Sapflux")
LBO16.3
ggsave("../Data/Plots/NS/S3/LBO16.3.jpg", LBO16.3, height = 2, width = 45, units = "in", dpi = 500)



LBO17.1<-ggplot(S3.f10, aes(Index))+
  scale_x_continuous(breaks = c(96,192,288,384,480,576,672,768,864))+
  geom_point(aes(y=LBOS17, color = "LBOS17",shape = "."))+
  geom_point(aes(y=LBON17, color = "LBON17",shape = "."))+
  #geom_point(aes(y=VPD*30, color = "VPD", shape = "."))+
  xlab("Entries")+ylab("Sapflux")
LBO17.1
ggsave("../Data/Plots/NS/S3/LBO17.1.jpg", LBO17.1, height = 2, width = 45, units = "in", dpi = 500)

LBO17.2<-ggplot(S3.s10, aes(Index))+
  scale_x_continuous(breaks = c(1056,1152,1248,1344,1440,1536,1632,1728,1824))+
  geom_point(aes(y=LBOS17, color = "LBOS17",shape = "."))+
  geom_point(aes(y=LBON17, color = "LBON17",shape = "."))+
  #geom_point(aes(y=VPD*30, color = "VPD", shape = "."))+
  xlab("Entries")+ylab("Sapflux")
LBO17.2
ggsave("../Data/Plots/NS/S3/LBO17.2.jpg", LBO17.2, height = 2, width = 45, units = "in", dpi = 500)

LBO17.3<-ggplot(S3.t10, aes(Index))+
  scale_x_continuous(breaks = c(2016,2112,2208,2304,2400,2496,2592,2688,2784))+
  geom_point(aes(y=LBOS17, color = "LBOS17",shape = "."))+
  geom_point(aes(y=LBON17, color = "LBON17",shape = "."))+
  #geom_point(aes(y=VPD*30, color = "VPD", shape = "."))+
  xlab("Entries")+ylab("Sapflux")
LBO17.3
ggsave("../Data/Plots/NS/S3/LBO17.3.jpg", LBO17.3, height = 2, width = 45, units = "in", dpi = 500)


## ---- chunk 9
S4.f10<-raw4[1:960,]
S4.s10<-raw4[961:1920,]
S4.t10<-raw4[1921:2880,]


HBO9.1<-ggplot(S4.f10, aes(Index))+
  scale_x_continuous(breaks = c(96,192,288,384,480,576,672,768,864))+
  geom_point(aes(y=HBOS9, color = "HBOS9",shape = "."))+
  geom_point(aes(y=HBON9, color = "HBON9",shape = "."))+
  #geom_point(aes(y=VPD*30, color = "VPD", shape = "."))+
  xlab("Entries")+ylab("Sapflux")
HBO9.1
ggsave("../Data/Plots/NS/S4/HBO9.1.jpg", HBO9.1, height = 2, width = 45, units = "in", dpi = 500)

HBO9.2<-ggplot(S4.s10, aes(Index))+
  scale_x_continuous(breaks = c(1056,1152,1248,1344,1440,1536,1632,1728,1824))+
  geom_point(aes(y=HBOS9, color = "HBOS9",shape = "."))+
  geom_point(aes(y=HBON9, color = "HBON9",shape = "."))+
  #geom_point(aes(y=VPD*30, color = "VPD", shape = "."))+
  xlab("Entries")+ylab("Sapflux")
HBO9.2
ggsave("../Data/Plots/NS/S4/HBO9.2.jpg", HBO9.2, height = 2, width = 45, units = "in", dpi = 500)

HBO9.3<-ggplot(S4.t10, aes(Index))+
  scale_x_continuous(breaks = c(2016,2112,2208,2304,2400,2496,2592,2688,2784))+
  geom_point(aes(y=HBOS9, color = "HBOS9",shape = "."))+
  geom_point(aes(y=HBON9, color = "HBON9",shape = "."))+
  #geom_point(aes(y=VPD*30, color = "VPD", shape = "."))+
  xlab("Entries")+ylab("Sapflux")
HBO9.3
ggsave("../Data/Plots/NS/S4/HBO9.3.jpg", HBO9.3, height = 2, width = 45, units = "in", dpi = 500)



HBO10.1<-ggplot(S4.f10, aes(Index))+
  scale_x_continuous(breaks = c(96,192,288,384,480,576,672,768,864))+
  geom_point(aes(y=HBOS10, color = "HBOS10",shape = "."))+
  geom_point(aes(y=HBON10, color = "HBON10",shape = "."))+
  #geom_point(aes(y=VPD*30, color = "VPD", shape = "."))+
  xlab("Entries")+ylab("Sapflux")
HBO10.1
ggsave("../Data/Plots/NS/S4/HBO10.1.jpg", HBO10.1, height = 2, width = 45, units = "in", dpi = 500)

HBO10.2<-ggplot(S4.s10, aes(Index))+
  scale_x_continuous(breaks = c(1056,1152,1248,1344,1440,1536,1632,1728,1824))+
  geom_point(aes(y=HBOS10, color = "HBOS10",shape = "."))+
  geom_point(aes(y=HBON10, color = "HBON10",shape = "."))+
  #geom_point(aes(y=VPD*30, color = "VPD", shape = "."))+
  xlab("Entries")+ylab("Sapflux")
HBO10.2
ggsave("../Data/Plots/NS/S4/HBO10.2.jpg", HBO10.2, height = 2, width = 45, units = "in", dpi = 500)

HBO10.3<-ggplot(S4.t10, aes(Index))+
  scale_x_continuous(breaks = c(2016,2112,2208,2304,2400,2496,2592,2688,2784))+
  geom_point(aes(y=HBOS10, color = "HBOS10",shape = "."))+
  geom_point(aes(y=HBON10, color = "HBON10",shape = "."))+
  #geom_point(aes(y=VPD*30, color = "VPD", shape = "."))+
  xlab("Entries")+ylab("Sapflux")
HBO10.3
ggsave("../Data/Plots/NS/S4/HBO10.3.jpg", HBO10.3, height = 2, width = 45, units = "in", dpi = 500)




HBO12.1<-ggplot(S4.f10, aes(Index))+
  scale_x_continuous(breaks = c(96,192,288,384,480,576,672,768,864))+
  geom_point(aes(y=HBOS12, color = "HBOS12",shape = "."))+
  geom_point(aes(y=HBON12, color = "HBON12",shape = "."))+
  #geom_point(aes(y=VPD*30, color = "VPD", shape = "."))+
  xlab("Entries")+ylab("Sapflux")
HBO12.1
ggsave("../Data/Plots/NS/S4/HBO12.1.jpg", HBO12.1, height = 2, width = 45, units = "in", dpi = 500)

HBO12.2<-ggplot(S4.s10, aes(Index))+
  scale_x_continuous(breaks = c(1056,1152,1248,1344,1440,1536,1632,1728,1824))+
  geom_point(aes(y=HBOS12, color = "HBOS12",shape = "."))+
  geom_point(aes(y=HBON12, color = "HBON12",shape = "."))+
  #geom_point(aes(y=VPD*30, color = "VPD", shape = "."))+
  xlab("Entries")+ylab("Sapflux")
HBO12.2
ggsave("../Data/Plots/NS/S4/HBO12.2.jpg", HBO12.2, height = 2, width = 45, units = "in", dpi = 500)

HBO12.3<-ggplot(S4.t10, aes(Index))+
  scale_x_continuous(breaks = c(2016,2112,2208,2304,2400,2496,2592,2688,2784))+
  geom_point(aes(y=HBOS12, color = "HBOS12",shape = "."))+
  geom_point(aes(y=HBON12, color = "HBON12",shape = "."))+
  #geom_point(aes(y=VPD*30, color = "VPD", shape = "."))+
  xlab("Entries")+ylab("Sapflux")
HBO12.3
ggsave("../Data/Plots/NS/S4/HBO12.3.jpg", HBO12.3, height = 2, width = 45, units = "in", dpi = 500)





HBO14.1<-ggplot(S4.f10, aes(Index))+
  scale_x_continuous(breaks = c(96,192,288,384,480,576,672,768,864))+
  geom_point(aes(y=HBOS14, color = "HBOS14",shape = "."))+
  geom_point(aes(y=HBON14, color = "HBON14",shape = "."))+
  #geom_point(aes(y=VPD*30, color = "VPD", shape = "."))+
  xlab("Entries")+ylab("Sapflux")
HBO14.1
ggsave("../Data/Plots/NS/S4/HBO14.1.jpg", HBO14.1, height = 2, width = 45, units = "in", dpi = 500)

HBO14.2<-ggplot(S4.s10, aes(Index))+
  scale_x_continuous(breaks = c(1056,1152,1248,1344,1440,1536,1632,1728,1824))+
  geom_point(aes(y=HBOS14, color = "HBOS14",shape = "."))+
  geom_point(aes(y=HBON14, color = "HBON14",shape = "."))+
  #geom_point(aes(y=VPD*30, color = "VPD", shape = "."))+
  xlab("Entries")+ylab("Sapflux")
HBO14.2
ggsave("../Data/Plots/NS/S4/HBO14.2.jpg", HBO14.2, height = 2, width = 45, units = "in", dpi = 500)

HBO14.3<-ggplot(S4.t10, aes(Index))+
  scale_x_continuous(breaks = c(2016,2112,2208,2304,2400,2496,2592,2688,2784))+
  geom_point(aes(y=HBOS14, color = "HBOS14",shape = "."))+
  geom_point(aes(y=HBON14, color = "HBON14",shape = "."))+
  #geom_point(aes(y=VPD*30, color = "VPD", shape = "."))+
  xlab("Entries")+ylab("Sapflux")
HBO14.3
ggsave("../Data/Plots/NS/S4/HBO14.3.jpg", HBO14.3, height = 2, width = 45, units = "in", dpi = 500)





HBO16.1<-ggplot(S4.f10, aes(Index))+
  scale_x_continuous(breaks = c(96,192,288,384,480,576,672,768,864))+
  geom_point(aes(y=HBOS16, color = "HBOS16",shape = "."))+
  geom_point(aes(y=HBON16, color = "HBON16",shape = "."))+
  #geom_point(aes(y=VPD*30, color = "VPD", shape = "."))+
  xlab("Entries")+ylab("Sapflux")
HBO16.1
ggsave("../Data/Plots/NS/S4/HBO16.1.jpg", HBO16.1, height = 2, width = 45, units = "in", dpi = 500)

HBO16.2<-ggplot(S4.s10, aes(Index))+
  scale_x_continuous(breaks = c(1056,1152,1248,1344,1440,1536,1632,1728,1824))+
  geom_point(aes(y=HBOS16, color = "HBOS16",shape = "."))+
  geom_point(aes(y=HBON16, color = "HBON16",shape = "."))+
  #geom_point(aes(y=VPD*30, color = "VPD", shape = "."))+
  xlab("Entries")+ylab("Sapflux")
HBO16.2
ggsave("../Data/Plots/NS/S4/HBO16.2.jpg", HBO16.2, height = 2, width = 45, units = "in", dpi = 500)

HBO16.3<-ggplot(S4.t10, aes(Index))+
  scale_x_continuous(breaks = c(2016,2112,2208,2304,2400,2496,2592,2688,2784))+
  geom_point(aes(y=HBOS16, color = "HBOS16",shape = "."))+
  geom_point(aes(y=HBON16, color = "HBON16",shape = "."))+
  #geom_point(aes(y=VPD*30, color = "VPD", shape = "."))+
  xlab("Entries")+ylab("Sapflux")
HBO16.3
ggsave("../Data/Plots/NS/S4/HBO16.3.jpg", HBO16.3, height = 2, width = 45, units = "in", dpi = 500)

## ---- chunk 10

HAO1.1<-ggplot(S4.f10, aes(Index))+
  scale_x_continuous(breaks = c(96,192,288,384,480,576,672,768,864))+
  geom_point(aes(y=HAOS1, color = "HAOS1",shape = "."))+
  geom_point(aes(y=HAON1, color = "HAON1",shape = "."))+
  #geom_point(aes(y=VPD*30, color = "VPD", shape = "."))+
  xlab("Entries")+ylab("Sapflux")
HAO1.1
ggsave("../Data/Plots/NS/S4/HAO1.1.jpg", HAO1.1, height = 2, width = 45, units = "in", dpi = 500)

HAO1.2<-ggplot(S4.s10, aes(Index))+
  scale_x_continuous(breaks = c(1056,1152,1248,1344,1440,1536,1632,1728,1824))+
  geom_point(aes(y=HAOS1, color = "HAOS1",shape = "."))+
  geom_point(aes(y=HAON1, color = "HAON1",shape = "."))+
  #geom_point(aes(y=VPD*30, color = "VPD", shape = "."))+
  xlab("Entries")+ylab("Sapflux")
HAO1.2
ggsave("../Data/Plots/NS/S4/HAO1.2.jpg", HAO1.2, height = 2, width = 45, units = "in", dpi = 500)

HAO1.3<-ggplot(S4.t10, aes(Index))+
  scale_x_continuous(breaks = c(2016,2112,2208,2304,2400,2496,2592,2688,2784))+
  geom_point(aes(y=HAOS1, color = "HAOS1",shape = "."))+
  geom_point(aes(y=HAON1, color = "HAON1",shape = "."))+
  #geom_point(aes(y=VPD*30, color = "VPD", shape = "."))+
  xlab("Entries")+ylab("Sapflux")
HAO1.3
ggsave("../Data/Plots/NS/S4/HAO1.3.jpg", HAO1.3, height = 2, width = 45, units = "in", dpi = 500)




HAO2.1<-ggplot(S4.f10, aes(Index))+
  scale_x_continuous(breaks = c(96,192,288,384,480,576,672,768,864))+
  geom_point(aes(y=HAOS2, color = "HAOS2",shape = "."))+
  geom_point(aes(y=HAON2, color = "HAON2",shape = "."))+
  #geom_point(aes(y=VPD*30, color = "VPD", shape = "."))+
  xlab("Entries")+ylab("Sapflux")
HAO2.1
ggsave("../Data/Plots/NS/S4/HAO2.1.jpg", HAO2.1, height = 2, width = 45, units = "in", dpi = 500)

HAO2.2<-ggplot(S4.s10, aes(Index))+
  scale_x_continuous(breaks = c(1056,1152,1248,1344,1440,1536,1632,1728,1824))+
  geom_point(aes(y=HAOS2, color = "HAOS2",shape = "."))+
  geom_point(aes(y=HAON2, color = "HAON2",shape = "."))+
  #geom_point(aes(y=VPD*30, color = "VPD", shape = "."))+
  xlab("Entries")+ylab("Sapflux")
HAO2.2
ggsave("../Data/Plots/NS/S4/HAO2.2.jpg", HAO2.2, height = 2, width = 45, units = "in", dpi = 500)

HAO2.3<-ggplot(S4.t10, aes(Index))+
  scale_x_continuous(breaks = c(2016,2112,2208,2304,2400,2496,2592,2688,2784))+
  geom_point(aes(y=HAOS2, color = "HAOS2",shape = "."))+
  geom_point(aes(y=HAON2, color = "HAON2",shape = "."))+
  #geom_point(aes(y=VPD*30, color = "VPD", shape = "."))+
  xlab("Entries")+ylab("Sapflux")
HAO2.3
ggsave("../Data/Plots/NS/S4/HAO2.3.jpg", HAO2.3, height = 2, width = 45, units = "in", dpi = 500)



HAO3.1<-ggplot(S4.f10, aes(Index))+
  scale_x_continuous(breaks = c(96,192,288,384,480,576,672,768,864))+
  geom_point(aes(y=HAOS3, color = "HAOS3",shape = "."))+
  geom_point(aes(y=HAON3, color = "HAON3",shape = "."))+
  #geom_point(aes(y=VPD*30, color = "VPD", shape = "."))+
  xlab("Entries")+ylab("Sapflux")
HAO3.1
ggsave("../Data/Plots/NS/S4/HAO3.1.jpg", HAO3.1, height = 2, width = 45, units = "in", dpi = 500)

HAO3.2<-ggplot(S4.s10, aes(Index))+
  scale_x_continuous(breaks = c(1056,1152,1248,1344,1440,1536,1632,1728,1824))+
  geom_point(aes(y=HAOS3, color = "HAOS3",shape = "."))+
  geom_point(aes(y=HAON3, color = "HAON3",shape = "."))+
  #geom_point(aes(y=VPD*30, color = "VPD", shape = "."))+
  xlab("Entries")+ylab("Sapflux")
HAO3.2
ggsave("../Data/Plots/NS/S4/HAO3.2.jpg", HAO3.2, height = 2, width = 45, units = "in", dpi = 500)

HAO3.3<-ggplot(S4.t10, aes(Index))+
  scale_x_continuous(breaks = c(2016,2112,2208,2304,2400,2496,2592,2688,2784))+
  geom_point(aes(y=HAOS3, color = "HAOS3",shape = "."))+
  geom_point(aes(y=HAON3, color = "HAON3",shape = "."))+
  #geom_point(aes(y=VPD*30, color = "VPD", shape = "."))+
  xlab("Entries")+ylab("Sapflux")
HAO3.3
ggsave("../Data/Plots/NS/S4/HAO3.3.jpg", HAO3.3, height = 2, width = 45, units = "in", dpi = 500)


HAO4.1<-ggplot(S4.f10, aes(Index))+
  scale_x_continuous(breaks = c(96,192,288,384,480,576,672,768,864))+
  geom_point(aes(y=HAOS4, color = "HAOS4",shape = "."))+
  geom_point(aes(y=HAON4, color = "HAON4",shape = "."))+
  #geom_point(aes(y=VPD*30, color = "VPD", shape = "."))+
  xlab("Entries")+ylab("Sapflux")
HAO4.1
ggsave("../Data/Plots/NS/S4/HAO4.1.jpg", HAO4.1, height = 2, width = 45, units = "in", dpi = 500)

HAO4.2<-ggplot(S4.s10, aes(Index))+
  scale_x_continuous(breaks = c(1056,1152,1248,1344,1440,1536,1632,1728,1824))+
  geom_point(aes(y=HAOS4, color = "HAOS4",shape = "."))+
  geom_point(aes(y=HAON4, color = "HAON4",shape = "."))+
  #geom_point(aes(y=VPD*30, color = "VPD", shape = "."))+
  xlab("Entries")+ylab("Sapflux")
HAO4.2
ggsave("../Data/Plots/NS/S4/HAO4.2.jpg", HAO4.2, height = 2, width = 45, units = "in", dpi = 500)

HAO4.3<-ggplot(S4.t10, aes(Index))+
  scale_x_continuous(breaks = c(2016,2112,2208,2304,2400,2496,2592,2688,2784))+
  geom_point(aes(y=HAOS4, color = "HAOS4",shape = "."))+
  geom_point(aes(y=HAON4, color = "HAON4",shape = "."))+
  #geom_point(aes(y=VPD*30, color = "VPD", shape = "."))+
  xlab("Entries")+ylab("Sapflux")
HAO4.3
ggsave("../Data/Plots/NS/S4/HAO4.3.jpg", HAO4.3, height = 2, width = 45, units = "in", dpi = 500)


HAO6.1<-ggplot(S4.f10, aes(Index))+
  scale_x_continuous(breaks = c(96,192,288,384,480,576,672,768,864))+
  geom_point(aes(y=HAOS6, color = "HAOS6",shape = "."))+
  geom_point(aes(y=HAON6, color = "HAON6",shape = "."))+
  #geom_point(aes(y=VPD*30, color = "VPD", shape = "."))+
  xlab("Entries")+ylab("Sapflux")
HAO6.1
ggsave("../Data/Plots/NS/S4/HAO6.1.jpg", HAO6.1, height = 2, width = 45, units = "in", dpi = 500)

HAO6.2<-ggplot(S4.s10, aes(Index))+
  scale_x_continuous(breaks = c(1056,1152,1248,1344,1440,1536,1632,1728,1824))+
  geom_point(aes(y=HAOS6, color = "HAOS6",shape = "."))+
  geom_point(aes(y=HAON6, color = "HAON6",shape = "."))+
  #geom_point(aes(y=VPD*30, color = "VPD", shape = "."))+
  xlab("Entries")+ylab("Sapflux")
HAO6.2
ggsave("../Data/Plots/NS/S4/HAO6.2.jpg", HAO6.2, height = 2, width = 45, units = "in", dpi = 500)

HAO6.3<-ggplot(S4.t10, aes(Index))+
  scale_x_continuous(breaks = c(2016,2112,2208,2304,2400,2496,2592,2688,2784))+
  geom_point(aes(y=HAOS6, color = "HAOS6",shape = "."))+
  geom_point(aes(y=HAON6, color = "HAON6",shape = "."))+
  #geom_point(aes(y=VPD*30, color = "VPD", shape = "."))+
  xlab("Entries")+ylab("Sapflux")
HAO6.3
ggsave("../Data/Plots/NS/S4/HAO6.3.jpg", HAO6.3, height = 2, width = 45, units = "in", dpi = 500)


HAO8.1<-ggplot(S4.f10, aes(Index))+
  scale_x_continuous(breaks = c(96,192,288,384,480,576,672,768,864))+
  geom_point(aes(y=HAOS8, color = "HAOS8",shape = "."))+
  geom_point(aes(y=HAON8, color = "HAON8",shape = "."))+
  #geom_point(aes(y=VPD*30, color = "VPD", shape = "."))+
  xlab("Entries")+ylab("Sapflux")
HAO8.1
ggsave("../Data/Plots/NS/S4/HAO8.1.jpg", HAO8.1, height = 2, width = 45, units = "in", dpi = 500)

HAO8.2<-ggplot(S4.s10, aes(Index))+
  scale_x_continuous(breaks = c(1056,1152,1248,1344,1440,1536,1632,1728,1824))+
  geom_point(aes(y=HAOS8, color = "HAOS8",shape = "."))+
  geom_point(aes(y=HAON8, color = "HAON8",shape = "."))+
  #geom_point(aes(y=VPD*30, color = "VPD", shape = "."))+
  xlab("Entries")+ylab("Sapflux")
HAO8.2
ggsave("../Data/Plots/NS/S4/HAO8.2.jpg", HAO8.2, height = 2, width = 45, units = "in", dpi = 500)

HAO8.3<-ggplot(S4.t10, aes(Index))+
  scale_x_continuous(breaks = c(2016,2112,2208,2304,2400,2496,2592,2688,2784))+
  geom_point(aes(y=HAOS8, color = "HAOS8",shape = "."))+
  geom_point(aes(y=HAON8, color = "HAON8",shape = "."))+
  #geom_point(aes(y=VPD*30, color = "VPD", shape = "."))+
  xlab("Entries")+ylab("Sapflux")
HAO8.3
ggsave("../Data/Plots/NS/S4/HAO8.3.jpg", HAO8.3, height = 2, width = 45, units = "in", dpi = 500)
